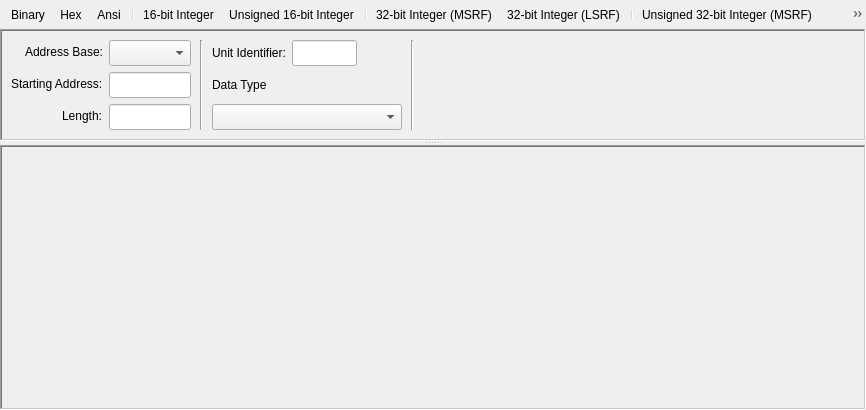
<?xml version="1.0" encoding="UTF-8"?>
<ui version="4.0">
 <class>FormDataView</class>
 <widget class="QWidget" name="FormDataView">
  <property name="geometry">
   <rect>
    <x>0</x>
    <y>0</y>
    <width>866</width>
    <height>410</height>
   </rect>
  </property>
  <layout class="QVBoxLayout" name="verticalLayout_2">
   <property name="spacing">
    <number>0</number>
   </property>
   <property name="leftMargin">
    <number>0</number>
   </property>
   <property name="topMargin">
    <number>0</number>
   </property>
   <property name="rightMargin">
    <number>0</number>
   </property>
   <property name="bottomMargin">
    <number>0</number>
   </property>
   <item>
    <widget class="QToolBar" name="toolBarDisplay">
     <property name="iconSize">
      <size>
       <width>16</width>
       <height>16</height>
      </size>
     </property>
     <addaction name="actionDisplayBinary"/>
     <addaction name="actionDisplayHex"/>
     <addaction name="actionDisplayAnsi"/>
     <addaction name="separator"/>
     <addaction name="actionDisplayInt16"/>
     <addaction name="actionDisplayUInt16"/>
     <addaction name="separator"/>
     <addaction name="actionDisplayInt32"/>
     <addaction name="actionDisplaySwappedInt32"/>
     <addaction name="separator"/>
     <addaction name="actionDisplayUInt32"/>
     <addaction name="actionDisplaySwappedUInt32"/>
     <addaction name="separator"/>
     <addaction name="actionDisplayInt64"/>
     <addaction name="actionDisplaySwappedInt64"/>
     <addaction name="separator"/>
     <addaction name="actionDisplayUInt64"/>
     <addaction name="actionDisplaySwappedUInt64"/>
     <addaction name="separator"/>
     <addaction name="actionDisplayFloatingPt"/>
     <addaction name="actionDisplaySwappedFP"/>
     <addaction name="separator"/>
     <addaction name="actionDisplayDblFloat"/>
     <addaction name="actionDisplaySwappedDbl"/>
     <addaction name="separator"/>
     <addaction name="actionDisplaySwapBytes"/>
    </widget>
   </item>
   <item>
    <widget class="QSplitter" name="splitter">
         <property name="orientation">
          <enum>Qt::Orientation::Vertical</enum>
         </property>
         <property name="childrenCollapsible">
          <bool>false</bool>
         </property>
         <widget class="QFrame" name="frameDataDefinition">
          <property name="autoFillBackground">
           <bool>true</bool>
          </property>
          <property name="frameShape">
           <enum>QFrame::Shape::WinPanel</enum>
          </property>
          <property name="frameShadow">
           <enum>QFrame::Shadow::Sunken</enum>
          </property>
          <layout class="QHBoxLayout" name="horizontalLayout_3" stretch="0,0,0,0,0">
           <property name="spacing">
            <number>9</number>
           </property>
           <item>
            <widget class="QFrame" name="frame_5">
             <property name="sizePolicy">
              <sizepolicy hsizetype="MinimumExpanding" vsizetype="Preferred">
               <horstretch>0</horstretch>
               <verstretch>0</verstretch>
              </sizepolicy>
             </property>
             <property name="minimumSize">
              <size>
               <width>160</width>
               <height>0</height>
              </size>
             </property>
             <property name="maximumSize">
              <size>
               <width>180</width>
               <height>16777215</height>
              </size>
             </property>
             <layout class="QFormLayout" name="formLayout">
              <property name="labelAlignment">
               <set>Qt::AlignmentFlag::AlignRight|Qt::AlignmentFlag::AlignTrailing|Qt::AlignmentFlag::AlignVCenter</set>
              </property>
              <property name="leftMargin">
               <number>0</number>
              </property>
              <property name="topMargin">
               <number>0</number>
              </property>
              <property name="rightMargin">
               <number>0</number>
              </property>
              <property name="bottomMargin">
               <number>0</number>
              </property>
              <item row="1" column="0">
               <widget class="QLabel" name="labelAddress">
                <property name="text">
                 <string>Starting Address:</string>
                </property>
               </widget>
              </item>
              <item row="2" column="0">
               <widget class="QLabel" name="labelLength">
                <property name="text">
                 <string>Length:</string>
                </property>
               </widget>
              </item>
              <item row="2" column="1">
               <widget class="NumericLineEdit" name="lineEditLength">
                <property name="minimumSize">
                 <size>
                  <width>0</width>
                  <height>26</height>
                 </size>
                </property>
                <property name="contextMenuPolicy">
                 <enum>Qt::ContextMenuPolicy::NoContextMenu</enum>
                </property>
                <property name="acceptDrops">
                 <bool>false</bool>
                </property>
               </widget>
              </item>
              <item row="1" column="1">
               <widget class="NumericLineEdit" name="lineEditAddress">
                <property name="minimumSize">
                 <size>
                  <width>0</width>
                  <height>26</height>
                 </size>
                </property>
                <property name="contextMenuPolicy">
                 <enum>Qt::ContextMenuPolicy::NoContextMenu</enum>
                </property>
                <property name="acceptDrops">
                 <bool>false</bool>
                </property>
               </widget>
              </item>
              <item row="0" column="0">
               <widget class="QLabel" name="labelAddressBase">
                <property name="text">
                 <string>Address Base:</string>
                </property>
               </widget>
              </item>
              <item row="0" column="1">
               <widget class="AddressBaseComboBox" name="comboBoxAddressBase">
                <property name="minimumSize">
                 <size>
                  <width>0</width>
                  <height>26</height>
                 </size>
                </property>
               </widget>
              </item>
             </layout>
            </widget>
           </item>
           <item>
            <widget class="Line" name="line">
             <property name="orientation">
              <enum>Qt::Orientation::Vertical</enum>
             </property>
            </widget>
           </item>
           <item>
            <widget class="QFrame" name="frame_4">
             <property name="minimumSize">
              <size>
               <width>160</width>
               <height>0</height>
              </size>
             </property>
             <property name="maximumSize">
              <size>
               <width>190</width>
               <height>16777215</height>
              </size>
             </property>
             <layout class="QVBoxLayout" name="verticalLayout_5" stretch="0,0,0,1">
              <property name="leftMargin">
               <number>0</number>
              </property>
              <property name="topMargin">
               <number>0</number>
              </property>
              <property name="rightMargin">
               <number>0</number>
              </property>
              <property name="bottomMargin">
               <number>0</number>
              </property>
              <item>
               <layout class="QHBoxLayout" name="horizontalLayout" stretch="0,0,0">
                <item>
                 <widget class="QLabel" name="labelDeviceId">
                  <property name="text">
                   <string>Unit Identifier:</string>
                  </property>
                 </widget>
                </item>
                <item>
                 <widget class="NumericLineEdit" name="lineEditDeviceId">
                  <property name="minimumSize">
                   <size>
                    <width>0</width>
                    <height>26</height>
                   </size>
                  </property>
                  <property name="maximumSize">
                   <size>
                    <width>65</width>
                    <height>16777215</height>
                   </size>
                  </property>
                  <property name="contextMenuPolicy">
                   <enum>Qt::ContextMenuPolicy::NoContextMenu</enum>
                  </property>
                  <property name="acceptDrops">
                   <bool>false</bool>
                  </property>
                 </widget>
                </item>
                <item>
                 <spacer name="horizontalSpacer_2">
                  <property name="orientation">
                   <enum>Qt::Orientation::Horizontal</enum>
                  </property>
                  <property name="sizeHint" stdset="0">
                   <size>
                    <width>0</width>
                    <height>0</height>
                   </size>
                  </property>
                 </spacer>
                </item>
               </layout>
              </item>
              <item>
               <widget class="QLabel" name="labelMobusPointType">
                <property name="minimumSize">
                 <size>
                  <width>0</width>
                  <height>26</height>
                 </size>
                </property>
                <property name="text">
                 <string>Data Type</string>
                </property>
                <property name="alignment">
                 <set>Qt::AlignmentFlag::AlignLeading|Qt::AlignmentFlag::AlignLeft|Qt::AlignmentFlag::AlignVCenter</set>
                </property>
               </widget>
              </item>
              <item>
               <widget class="PointTypeComboBox" name="comboBoxModbusPointType">
                <property name="minimumSize">
                 <size>
                  <width>0</width>
                  <height>26</height>
                 </size>
                </property>
                <property name="focusPolicy">
                 <enum>Qt::FocusPolicy::StrongFocus</enum>
                </property>
                <property name="frame">
                 <bool>true</bool>
                </property>
               </widget>
              </item>
              <item>
               <spacer name="verticalSpacer">
                <property name="orientation">
                 <enum>Qt::Orientation::Vertical</enum>
                </property>
                <property name="sizeHint" stdset="0">
                 <size>
                  <width>0</width>
                  <height>0</height>
                 </size>
                </property>
               </spacer>
              </item>
             </layout>
            </widget>
           </item>
           <item>
            <widget class="Line" name="line_2">
             <property name="orientation">
              <enum>Qt::Orientation::Vertical</enum>
             </property>
            </widget>
           </item>
           <item>
            <spacer name="horizontalSpacer">
             <property name="orientation">
              <enum>Qt::Orientation::Horizontal</enum>
             </property>
             <property name="sizeHint" stdset="0">
              <size>
               <width>0</width>
               <height>0</height>
              </size>
             </property>
            </spacer>
           </item>
          </layout>
         </widget>
         <widget class="QFrame" name="frameOutput">
          <property name="sizePolicy">
           <sizepolicy hsizetype="Preferred" vsizetype="Preferred">
            <horstretch>0</horstretch>
            <verstretch>1</verstretch>
           </sizepolicy>
          </property>
          <property name="frameShape">
           <enum>QFrame::Shape::WinPanel</enum>
          </property>
          <property name="frameShadow">
           <enum>QFrame::Shadow::Sunken</enum>
          </property>
          <layout class="QVBoxLayout" name="verticalLayout_3">
           <property name="spacing">
            <number>0</number>
           </property>
           <property name="leftMargin">
            <number>0</number>
           </property>
           <property name="topMargin">
            <number>0</number>
           </property>
           <property name="rightMargin">
            <number>0</number>
           </property>
           <property name="bottomMargin">
            <number>0</number>
           </property>
           <item>
            <widget class="OutputDataWidget" name="outputWidget" native="true">
             <property name="autoFillBackground">
              <bool>true</bool>
             </property>
            </widget>
           </item>
          </layout>
         </widget>
        </widget>
   </item>
  </layout>
  <action name="actionDisplayBinary">
   <property name="checkable">
    <bool>true</bool>
   </property>
   <property name="icon">
    <iconset>
     <normaloff>:/res/actionBinary.png</normaloff>:/res/actionBinary.png</iconset>
   </property>
   <property name="text">
    <string>Binary</string>
   </property>
  </action>
  <action name="actionDisplayHex">
   <property name="checkable">
    <bool>true</bool>
   </property>
   <property name="icon">
    <iconset>
     <normaloff>:/res/actionHex.png</normaloff>:/res/actionHex.png</iconset>
   </property>
   <property name="text">
    <string>Hex</string>
   </property>
  </action>
  <action name="actionDisplayAnsi">
   <property name="checkable">
    <bool>true</bool>
   </property>
   <property name="icon">
    <iconset>
     <normaloff>:/res/actionAnsi.png</normaloff>:/res/actionAnsi.png</iconset>
   </property>
   <property name="text">
    <string>Ansi</string>
   </property>
  </action>
  <action name="actionDisplayInt16">
   <property name="checkable">
    <bool>true</bool>
   </property>
   <property name="icon">
    <iconset>
     <normaloff>:/res/actionInt16.png</normaloff>:/res/actionInt16.png</iconset>
   </property>
   <property name="text">
    <string>16-bit Integer</string>
   </property>
  </action>
  <action name="actionDisplayUInt16">
   <property name="checkable">
    <bool>true</bool>
   </property>
   <property name="icon">
    <iconset>
     <normaloff>:/res/actionUInt16.png</normaloff>:/res/actionUInt16.png</iconset>
   </property>
   <property name="text">
    <string>Unsigned 16-bit Integer</string>
   </property>
  </action>
  <action name="actionDisplayInt32">
   <property name="checkable">
    <bool>true</bool>
   </property>
   <property name="icon">
    <iconset>
     <normaloff>:/res/actionInt32.png</normaloff>:/res/actionInt32.png</iconset>
   </property>
   <property name="text">
    <string>32-bit Integer (MSRF)</string>
   </property>
  </action>
  <action name="actionDisplaySwappedInt32">
   <property name="checkable">
    <bool>true</bool>
   </property>
   <property name="icon">
    <iconset>
     <normaloff>:/res/actionSwappedInt32.png</normaloff>:/res/actionSwappedInt32.png</iconset>
   </property>
   <property name="text">
    <string>32-bit Integer (LSRF)</string>
   </property>
  </action>
  <action name="actionDisplayUInt32">
   <property name="checkable">
    <bool>true</bool>
   </property>
   <property name="icon">
    <iconset>
     <normaloff>:/res/actionUInt32.png</normaloff>:/res/actionUInt32.png</iconset>
   </property>
   <property name="text">
    <string>Unsigned 32-bit Integer (MSRF)</string>
   </property>
  </action>
  <action name="actionDisplaySwappedUInt32">
   <property name="checkable">
    <bool>true</bool>
   </property>
   <property name="icon">
    <iconset>
     <normaloff>:/res/actionSwappedUInt32.png</normaloff>:/res/actionSwappedUInt32.png</iconset>
   </property>
   <property name="text">
    <string>Unsigned 32-bit Integer (LSRF)</string>
   </property>
  </action>
  <action name="actionDisplayInt64">
   <property name="checkable">
    <bool>true</bool>
   </property>
   <property name="icon">
    <iconset>
     <normaloff>:/res/actionInt64.png</normaloff>:/res/actionInt64.png</iconset>
   </property>
   <property name="text">
    <string>64-bit Integer (MSRF)</string>
   </property>
  </action>
  <action name="actionDisplaySwappedInt64">
   <property name="checkable">
    <bool>true</bool>
   </property>
   <property name="icon">
    <iconset>
     <normaloff>:/res/actionSwappedInt64.png</normaloff>:/res/actionSwappedInt64.png</iconset>
   </property>
   <property name="text">
    <string>64-bit Integer (LSRF)</string>
   </property>
  </action>
  <action name="actionDisplayUInt64">
   <property name="checkable">
    <bool>true</bool>
   </property>
   <property name="icon">
    <iconset>
     <normaloff>:/res/actionUInt64.png</normaloff>:/res/actionUInt64.png</iconset>
   </property>
   <property name="text">
    <string>Unsigned 64-bit Integer (MSRF)</string>
   </property>
  </action>
  <action name="actionDisplaySwappedUInt64">
   <property name="checkable">
    <bool>true</bool>
   </property>
   <property name="icon">
    <iconset>
     <normaloff>:/res/actionSwappedUInt64.png</normaloff>:/res/actionSwappedUInt64.png</iconset>
   </property>
   <property name="text">
    <string>Unsigned 64-bit Integer (LSRF)</string>
   </property>
  </action>
  <action name="actionDisplayFloatingPt">
   <property name="checkable">
    <bool>true</bool>
   </property>
   <property name="icon">
    <iconset>
     <normaloff>:/res/actionFloatingPt.png</normaloff>:/res/actionFloatingPt.png</iconset>
   </property>
   <property name="text">
    <string>Float (MSRF)</string>
   </property>
  </action>
  <action name="actionDisplaySwappedFP">
   <property name="checkable">
    <bool>true</bool>
   </property>
   <property name="icon">
    <iconset>
     <normaloff>:/res/actionSwappedFP.png</normaloff>:/res/actionSwappedFP.png</iconset>
   </property>
   <property name="text">
    <string>Float (LSRF)</string>
   </property>
  </action>
  <action name="actionDisplayDblFloat">
   <property name="checkable">
    <bool>true</bool>
   </property>
   <property name="icon">
    <iconset>
     <normaloff>:/res/actionDblFloat.png</normaloff>:/res/actionDblFloat.png</iconset>
   </property>
   <property name="text">
    <string>Double (MSRF)</string>
   </property>
  </action>
  <action name="actionDisplaySwappedDbl">
   <property name="checkable">
    <bool>true</bool>
   </property>
   <property name="icon">
    <iconset>
     <normaloff>:/res/actionSwappedDbl.png</normaloff>:/res/actionSwappedDbl.png</iconset>
   </property>
   <property name="text">
    <string>Double (LSRF)</string>
   </property>
  </action>
  <action name="actionDisplaySwapBytes">
   <property name="checkable">
    <bool>true</bool>
   </property>
   <property name="icon">
    <iconset>
     <normaloff>:/res/actionSwapBytes.png</normaloff>:/res/actionSwapBytes.png</iconset>
   </property>
   <property name="text">
    <string>Swap Bytes</string>
   </property>
  </action>
 </widget>
 <customwidgets>
  <customwidget>
   <class>NumericLineEdit</class>
   <extends>QLineEdit</extends>
   <header>numericlineedit.h</header>
  </customwidget>
  <customwidget>
   <class>PointTypeComboBox</class>
   <extends>QComboBox</extends>
   <header>pointtypecombobox.h</header>
  </customwidget>
  <customwidget>
   <class>AddressBaseComboBox</class>
   <extends>QComboBox</extends>
   <header>addressbasecombobox.h</header>
  </customwidget>
  <customwidget>
   <class>OutputDataWidget</class>
   <extends>QWidget</extends>
   <header>outputdatawidget.h</header>
   <container>1</container>
  </customwidget>
 </customwidgets>
 <tabstops>
  <tabstop>lineEditAddress</tabstop>
  <tabstop>lineEditLength</tabstop>
  <tabstop>lineEditDeviceId</tabstop>
  <tabstop>comboBoxModbusPointType</tabstop>
 </tabstops>
 <resources/>
 <connections/>
</ui>
